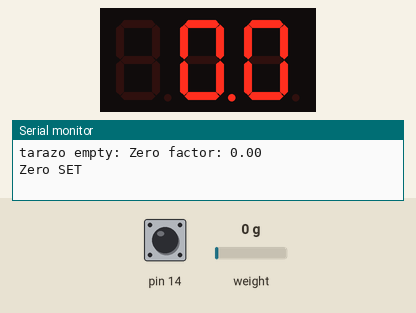
A sketch run on a simulated Arduino Uno, built with avr-gcc and run on an emulated ATmega328P. On the bench: 3-digit seven-segment display, the last lines printed to the serial monitor. The inputs (shaded band) are chosen by the test bench; at power-on: pin 14 HIGH, weight on the scale 0 g.

Above: at 4.2 s.
4.3 s: pin 14 pulled LOW for 3.2 s
9.0 s: pin 14 driven LOW
At 17.5 s:
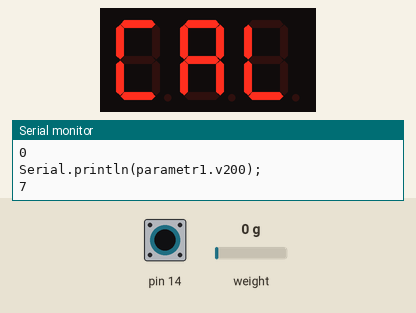
At 18.9 s:
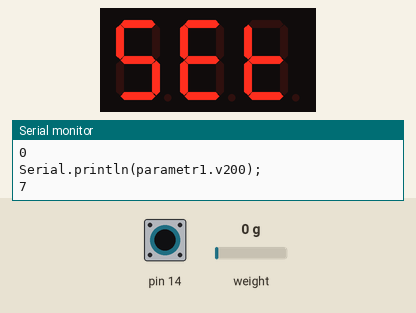
Timing chart, 0 to 20.4 s (numbered marks = the images above; inputs shaded):
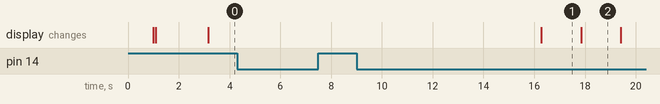

The sketch:

loadcell_final.ino
```cpp
/*
   circuits4you.com
   2016 November 25
   Load Cell HX711 Module Interface with Arduino to measure weight in Kgs
  Arduino
  pin
  2 -> HX711 CLK
  3 -> DOUT
  5V -> VCC
  GND -> GND

  Most any pin on the Arduino Uno will be compatible with DOUT/CLK.
  The HX711 board can be powered from 2.7V to 5V so the Arduino 5V power should be fine.
*/

#include "HX711.h"  //You must have this library in your arduino library folder
#include "SevSeg.h"
#include <EEPROM.h>

SevSeg sevseg; //Instantiate a seven segment controller object

#define DOUT  3
#define CLK  2

HX711 scale(DOUT, CLK);

float datanumber;

//Change this calibration factor as per your load cell once it is found you many need to vary it in thousands
float calibration_factor = -96650; //-106600 worked for my 40Kg max scale setup
float zero = 0;
int zeroLoop = 20;

int cyclesabet = 0;
int cyclesabet_check = 20;

struct Parametr {
  float m50;
  float v50;
  float m100;
  float v100;
  float m150;
  float v150;
  float m200;
  float v200;
  float m250;
  float v250;
};

Parametr parametr1 = {
  0,
  0,
  0,
  0,
  0,
  0,
  0,
  0,
  0,
  0
};


//=============================================================================================
//                         SETUP
//=============================================================================================
void setup() {
  Serial.begin(9600);

  pinMode(14 , INPUT_PULLUP);
  scale.set_scale();
  scale.tare(); //Reset the scale to 0

  char str[] = {'C', 'A', 'L'};

  Serial.print("tarazo empty: ");

  Serial.print("Zero factor: "); //This can be used to remove the need to tare the scale. Useful in permanent scale projects.
  Serial.println( zero);

  //seven segment setup
  byte numDigits = 3;
  byte digitPins[] = {13, 12, 11}; //Digits: 1,2,3,4 <--put one resistor (ex: 220 Ohms, or 330 Ohms, etc, on each digit pin)
  byte segmentPins[] = {4, 5, 6, 7, 8, 9, 10, 15}; //Segments: A,B,C,D,E,F,G,Period
  bool resistorsOnSegments = true; // 'false' means resistors are on digit pins
  byte hardwareConfig = 2; // See README.md for options
  bool updateWithDelays = true; // Default. Recommended
  bool leadingZeros = false; // Use 'true' if you'd like to keep the leading zeros

  sevseg.begin(hardwareConfig, numDigits, digitPins, segmentPins, resistorsOnSegments, updateWithDelays, leadingZeros);
  sevseg.setBrightness(50);

  sevseg.setChars(str);
  zero = getDataWithShow(zeroLoop, true, false);
  Serial.println("Zero SET");
  EEPROM.get( 0, parametr1 );
}

//=============================================================================================
//                         LOOP
//=============================================================================================
int datanew = 0;
void loop() {

  checkDataForShow();
  checkZeroAndCal();

  float data_fetch = 0 ;
  int loopvazn = 30;

  data_fetch = getDataWithShow(loopvazn, false , true);
  data_fetch = data_fetch - zero;
  Serial.println(data_fetch);
  datanew  = (calibre_range(data_fetch));
  Serial.println(datanew);
}

/**
   Calibre Range
*/

float calibre_range(float val)
{
  float retData = 0;
  int type = 0;

  if (val <= parametr1.m50)
  {
    retData =  val / parametr1.v50 ;
    type = parametr1.v50;
  }
  else  if (val > parametr1.m50 && val <= parametr1.m100)
  {
    retData =  val / parametr1.v100 ;
    type = parametr1.v100;
  }
  else  if (val > parametr1.m100 && val <= parametr1.m150)
  {
    retData =  val / parametr1.v150 ;
    type = parametr1.v150;
  }
  else  if (val > parametr1.m150 && val <= parametr1.m200)
  {
    retData =  val / parametr1.v200 ;
    type = parametr1.v200;
  }
  else
  {
    retData =  val / parametr1.v250 ;
    type = parametr1.v250;
  }

  //  Serial.println(val);
  //  Serial.println(type);
  //  Serial.println(retData);
  return retData;
}


/**
   ShowSegment
*/
void showSegment()
{
  showSegment(1);
}

void showSegment(char c1 , char c2 , char c3 , int loopshow)
{
  char str[] = {'0', '0', '0'};
  str[0] = c1;
  str[1] = c2;
  str[2] = c3;
  sevseg.setChars(str);
  for (int i = 0 ; i < loopshow ; i++)
  {
    sevseg.refreshDisplay(); // Must run repeatedly
  }
}

void showSegment(int loopshow)
{
  static unsigned long timer = millis();

  sevseg.setNumber((int)datanumber, 1);

  for (int i = 0 ; i < loopshow ; i++)
  {
    sevseg.refreshDisplay(); // Must run repeatedly
  }
}


/**
   checkZeroCalibration
*/
void checkZeroAndCal()
{
  if (digitalRead(14) == 0)
  {
    int zerocount = 0;
    while (true)
    {
      if (digitalRead(14) == 0)
      {
        zerocount++;
        delay(500);
        if (zerocount > 6)
        {
          break;
        }
        continue;
      }
      else
      {
        break;
      }
    }

    Serial.println("Serial.println(parametr1.v200);");
    Serial.println(zerocount);

    if (zerocount < 6 && zerocount > 1)
    {
      zero = scale.read_average(zeroLoop);
    }

    if (zerocount > 6)
    {
      Calibration();
    }
  }
}
/*

   Calibration SetData
*/

void Calibration()
{
  showSegment('C' , 'A' , 'L' , 500);


  int loopvazn = 50;
  float data_fetch = 0;

  //SET ZERO
  showSegment('s' , 'e' , 't' , 500);
  showSegment('0' , '0' , '0' , 1000);

  for (int y = 0 ; y < loopvazn ; y++)
  {
    data_fetch = data_fetch + scale.read_average(1) ;
    showSegment();
  }

  zero = (data_fetch / loopvazn);


  //SET 50
  data_fetch = 0;
  showSegment('s' , 'e' , 't' , 500);
  showSegment(' ' , '5' , '0' , 1500);

  for (int y = 0 ; y < loopvazn ; y++)
  {
    data_fetch = data_fetch + scale.read_average(1) - zero ;
    showSegment();
  }
  parametr1.m50 = (data_fetch / loopvazn);
  parametr1.v50  = parametr1.m50 / 50;

  //SET 100
  data_fetch = 0;
  showSegment('s' , 'e' , 't' , 500);
  showSegment('1' , '0' , '0' , 1500);

  for (int y = 0 ; y < loopvazn ; y++)
  {
    data_fetch = data_fetch + scale.read_average(1) - zero ;
    showSegment();
  }
  parametr1.m100 = (data_fetch / loopvazn);
  parametr1.v100  = parametr1.m100 / 100;

  //SET 150
  data_fetch = 0;
  showSegment('s' , 'e' , 't' , 500);
  showSegment('1' , '5' , '0' , 1500);

  for (int y = 0 ; y < loopvazn ; y++)
  {
    data_fetch = data_fetch + scale.read_average(1) - zero ;
    showSegment();
  }
  parametr1.m150 = (data_fetch / loopvazn);
  parametr1.v150  = parametr1.m150 / 150;


  //SET 200
  data_fetch = 0;
  showSegment('s' , 'e' , 't' , 500);
  showSegment('2' , '0' , '0' , 1500);

  for (int y = 0 ; y < loopvazn ; y++)
  {
    data_fetch = data_fetch + scale.read_average(1) - zero ;
    showSegment();
  }
  parametr1.m200 = (data_fetch / loopvazn);
  parametr1.v200  = parametr1.m200 / 200;

  //SET 250
  data_fetch = 0;
  showSegment('s' , 'e' , 't' , 500);
  showSegment('2' , '5' , '0' , 1500);

  for (int y = 0 ; y < loopvazn ; y++)
  {
    data_fetch = data_fetch + scale.read_average(1) - zero ;
    showSegment();
  }
  parametr1.m250 = (data_fetch / loopvazn);
  parametr1.v250  = parametr1.m250 / 250;

  EEPROM.put( 0, parametr1 );

  showSegment('C' , 'A' , 'L' , 500);
  showSegment('E' , 'n' , 'd' , 500);

}

/**
   check Data for Status

*/
void checkDataForShow()
{
  datanew = round(datanew);

  if ((datanew < 5 && datanew > -5) &&   cyclesabet < cyclesabet_check)
  {
    datanumber = 0;
    cyclesabet++;
    //    Serial.print("zero adad");
    //    Serial.println();
  }
  else if ( (  (datanew == datanumber) || (datanew ) == (datanumber - 1) || (datanew ) == (datanumber + 1)  ) && cyclesabet < cyclesabet_check)
  {
    //datanumber = round(((datanew + datanumber) / 2));
    cyclesabet++;
    //    Serial.print("kam");
    //    Serial.println();
  }
  else if ( (  (datanew) == (datanumber - 2) || (datanew ) == (datanumber + 2)   ) && cyclesabet < cyclesabet_check)
  {
    datanumber = round(((datanew + datanumber) / 2));
    cyclesabet++;
  }
  else
  {
    //Serial.println();
    datanumber = round(datanew);
    cyclesabet = 0;
  }

}

/**
   get Data
*/
float getDataWithShow(int loopvazn , bool refreshSevSeg , bool refreshShowSegment)
{
  float fetchData = 0 ;
  for (int i = 0 ; i < loopvazn ; i++)
  {
    fetchData = fetchData + scale.read_average(1);
    if (refreshSevSeg)
    {


      sevseg.refreshDisplay();
    } else if (refreshShowSegment)
    {
      showSegment();
    }
    else
    {}
  }

  fetchData = fetchData / loopvazn;

  return fetchData;
}
```

Measured:
- after the input at 9.0 s, the display: changes after 7.3 s (image 1)
- what the display in image 1 shows lasts 1.5 s, from 16.3 s to 17.8 s
